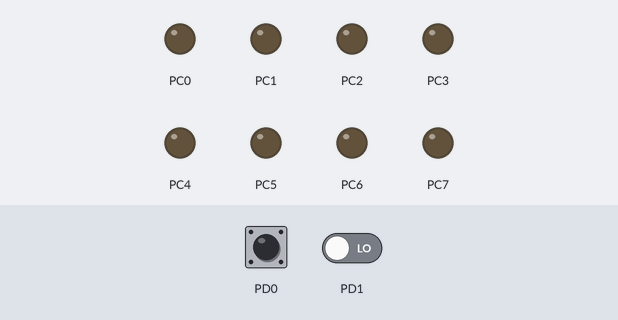
Bench run of a program on a simulated ATmega128, built with avr-gcc and emulated at 8 MHz. On the bench: output pins drawn as LEDs (lit = HIGH). Inputs (shaded band) come from the test bench; at power-on: PD0 LOW, PD1 LOW. Sleep ends after the set time or at an interrupt.

Above: at 1.2 s.
1.3 s: PD0 driven HIGH
At 2.7 s:
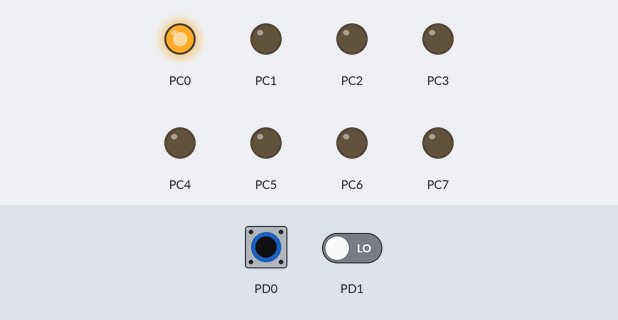
3.0 s: PD1 driven HIGH
At 4.2 s:
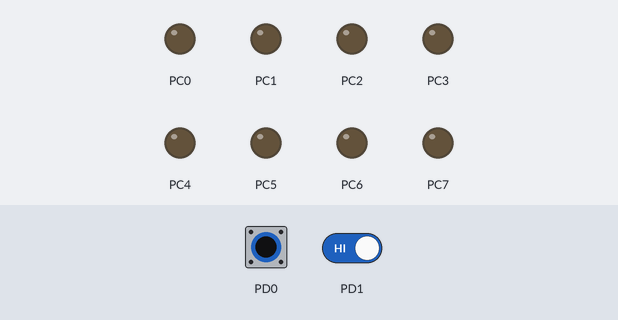
4.7 s: PD0 pulsed LOW 5 times (0.12 s each, 0.3 s apart)
At 7.2 s:
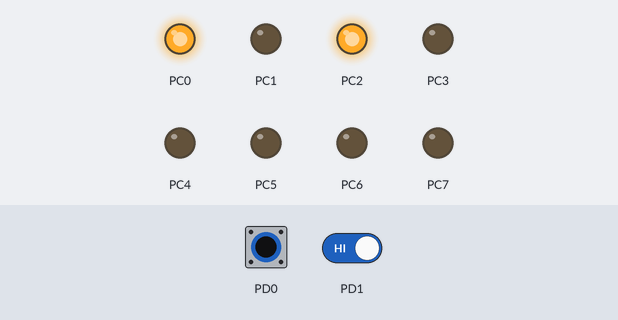
7.7 s: PD0 pulsed LOW 2 times (0.12 s each, 0.3 s apart)
At 8.8 s:
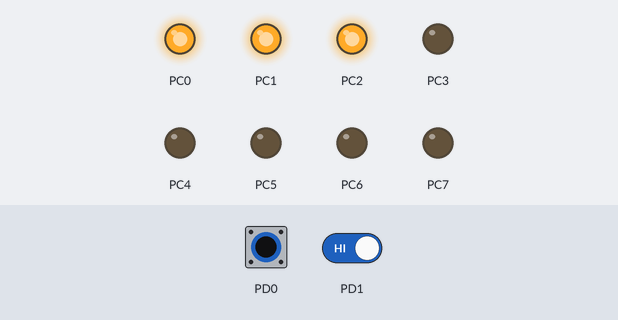
Timing chart, 0 to 10.7 s (numbered marks = the images above; inputs shaded):
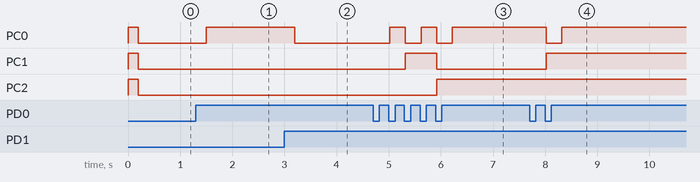

Measured:
- after the input at 1.3 s, PC0: LOW → HIGH after 0.20 s
- after the input at 3.0 s, PC0: HIGH → LOW after 0.20 s
- after the input at 4.7 s, PC0: alternates HIGH for 0.30 s and LOW for 0.30 s, 5 changes in all, then stays HIGH, starting after 0.32 s; PC1: LOW → HIGH after 0.62 s, → LOW 0.60 s later; PC2: LOW → HIGH after 1.2 s
- after the input at 7.7 s, PC0: HIGH → LOW after 0.32 s, → HIGH 0.30 s later; PC1: LOW → HIGH after 0.32 s

The program:

main.c
```c
/*
 * Micro controllers week 2 B3.c
 *
 * Created: 14-2-2018 14:05:08
 * Author : Ian
 */
#define F_CPU 8000000

#include <avr/interrupt.h>
#include <avr/io.h>
#include <avr/sleep.h>
#include <util/delay.h>
#include <util/atomic.h>

volatile int8_t digit = 0;
volatile int8_t int0, int1;

void wait(int ms) {
	for(int i = 0; i < ms; i++) {
		_delay_ms(1);
	}
}

ISR(INT0_vect) {
	int0 = 1;
	digit++;
}

ISR(INT1_vect) {
	int1 = 1;
	digit--;
}

void display(int8_t digit) {
	if(digit < 0 || digit > 15) {
		PORTC = 0b01111001;
	}
	else {
		PORTC = digit;
	}
}

int main(void)
{
	int8_t counterCopy;
	DDRC = 0xFF;
	PORTC = 0x07;

	DDRD = 0x00;
	PORTD = 0x00;

	EICRA = 0x0F;
	EIMSK = 0x03;

	sei();
    while (1)
    {
		wait(200);
		ATOMIC_BLOCK(ATOMIC_FORCEON) {
			counterCopy = digit;
		}
		if(int0 && int1) {
			digit = 0;
			counterCopy = 0;
			int0 = 0;
			int1 = 0;
		}
		else {
			int0 = 0;
			int1 = 0;
		}

		display(counterCopy);
		sleep_mode();
    }
}
```
